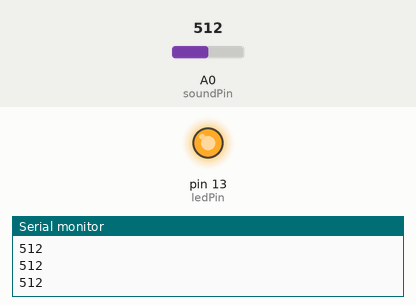
Recording of a sketch running on a simulated Arduino Uno, built with avr-gcc and run on an emulated ATmega328P. On the bench: output pins drawn as LEDs (lit = HIGH), the last lines printed to the serial monitor. Inputs (shaded band) come from the test bench; at power-on: A0 (soundPin) = 512.

Above: at 0.9 s.
1.3 s: A0 (soundPin) set to 25
4.3 s: A0 (soundPin) set to 19
At 5.5 s:
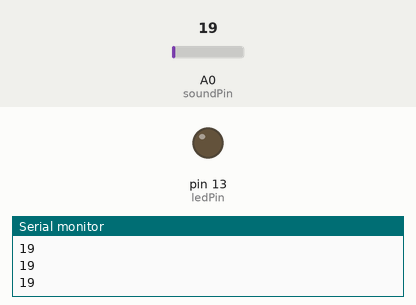
5.8 s: A0 (soundPin) set to 122
At 6.3 s:
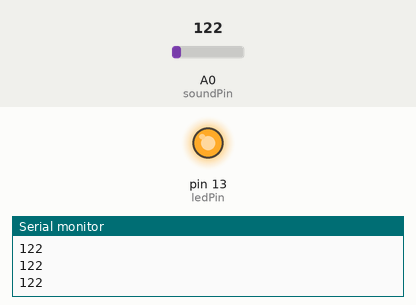
8.8 s: A0 (soundPin) set to 12
At 10.2 s:
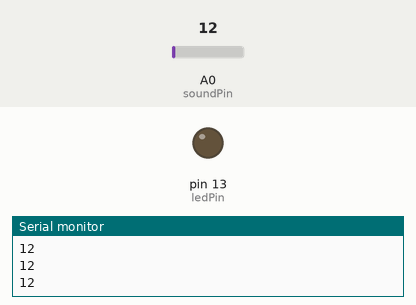
Timing chart, 0 to 11.3 s (numbered marks = the images above; inputs shaded):
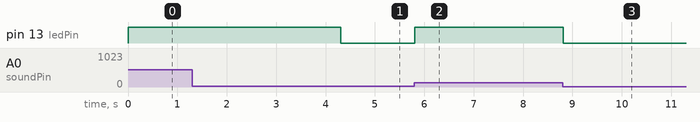

Measured:
- the behaviour switches between 23 and 22 on A0 (soundPin) (found by bisection; images 0 and 1)
- after the input at 4.3 s, pin 13 (ledPin): HIGH → LOW at once
- after the input at 5.8 s, pin 13 (ledPin): LOW → HIGH at once
- after the input at 8.8 s, pin 13 (ledPin): HIGH → LOW at once

The sketch:

ky_037_arduino.ino
```cpp
const int soundPin = A0;   // KY-037 sound sensor analog interface
const int ledPin = 13;     // Arduino LED pin
int soundVal;              // sound sensor readings

void setup() {
  pinMode(soundPin, INPUT);
  pinMode(ledPin, OUTPUT);
  Serial.begin(9600);
}

void loop() {
  // Read the sound sensor
  soundVal = analogRead(soundPin);

  // Print sound value to serial
  Serial.println(soundVal);

  // If sound level is above a threshold, indicate a clap
  if (soundVal > 22) {
    digitalWrite(ledPin, HIGH); // Turn ON Arduino's LED
    delay(100); // Wait for a short duration
    digitalWrite(ledPin, LOW);  // Turn OFF Arduino's LED
  }
}
```
